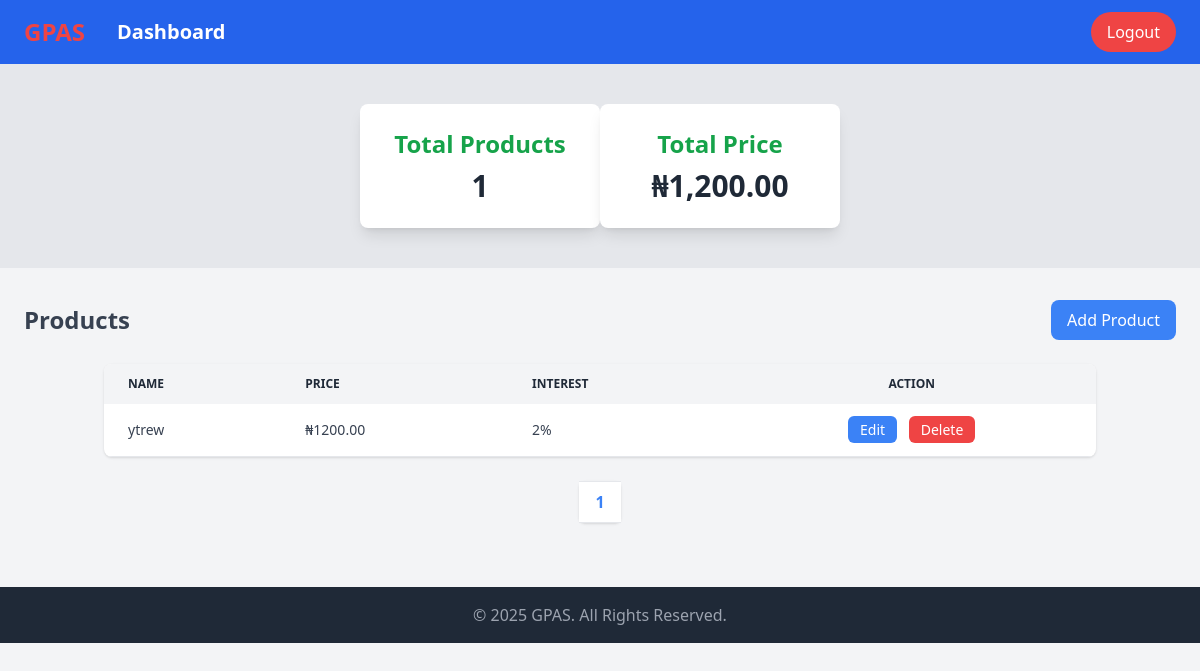
The app's page /dashboard.php (signed in) with its own data.
### tables this page shows
CREATE TABLE `products` (
  `id` int(11) NOT NULL,
  `user_id` int(11) NOT NULL,
  `product_name` varchar(255) NOT NULL,
  `product_price` decimal(10,2) DEFAULT NULL,
  `interest_rate` varchar(50) DEFAULT NULL
);

### dashboard.php (the view, shortened to what this page needs)
<?php
$conn = new mysqli('localhost', 'root', '', 'gpas');
$user_id = $_SESSION['user_id'];
$products_per_page = 5;
$current_page = isset($_GET['page']) ? (int)$_GET['page'] : 1;
$offset = ($current_page - 1) * $products_per_page;
$total_products_query = "SELECT COUNT(*) AS total_products FROM products WHERE user_id = $user_id";
$total_products_result = $conn->query($total_products_query);
$total_products = $total_products_result->fetch_assoc()['total_products'];
$sql = "SELECT * FROM products WHERE user_id = $user_id LIMIT $products_per_page OFFSET $offset";
$result = $conn->query($sql);
$total_pages = ceil($total_products / $products_per_page);
$total_price_query = "SELECT SUM(product_price) AS total_price FROM products WHERE user_id = $user_id";
$total_price_result = $conn->query($total_price_query);
$total_price = $total_price_result->fetch_assoc()['total_price'] ?? 0;
?>
<!DOCTYPE html>
<html lang="en">
<head>
    <script src="https://cdn.tailwindcss.com"></script>
</head>
<body class="bg-gray-100 text-gray-800 font-sans">
    <header class="bg-blue-600 text-white">
        <nav class="w-full flex flex-col md:flex-row justify-between items-center px-6 py-3">
            <div class="flex flex-col md:flex-row gap-4 md:gap-8 items-center">
                <h1 class="text-2xl font-bold text-red-500">
                    <a href="index.php">GPAS</a>
                </h1>
                <div>
                    <a href="dashboard.php" class="text-xl font-bold">Dashboard</a>
                </div>
            </div>
            <a href="logout.php" class="mt-4 md:mt-0 bg-red-500 hover:bg-red-600 text-white px-4 py-2 rounded-full">Logout</a>
        </nav>
    </header>
    <section class="flex flex-col md:flex-row justify-evenly bg-gray-200">
        <div class="py-10 flex flex-col md:flex-row items-center justify-around">
            <div class="bg-white shadow-lg rounded-lg p-6 w-60 text-center mb-4 md:mb-0">
                <h2 class="text-2xl font-semibold mb-2 text-green-600">Total Products</h2>
                <p class="text-3xl font-bold"><?php echo $result->num_rows; ?></p>
            </div>
            <div class="bg-white shadow-lg rounded-lg p-6 w-60 text-center">
                <h2 class="text-2xl font-semibold mb-2 text-green-600">Total Price</h2>
                <p class="text-3xl font-bold">₦<?php echo number_format($total_price, 2); ?></p>
            </div>
        </div>
    </section>
    <section class="py-8">
        <div class="flex items-center justify-between px-6">
            <h2 class="text-2xl font-bold text-gray-700">Products</h2>
            <a href="add.php" class="bg-blue-500 text-white px-4 py-2 rounded-lg hover:bg-blue-600">Add Product</a>
        </div>
        <div class="container mx-auto px-4 mt-6">
            <div class="overflow-x-auto bg-white shadow rounded-lg">
                <table class="w-full text-sm text-left text-gray-700">
                    <thead class="bg-gray-100 text-gray-800 text-xs uppercase">
                        <tr>
                            <th class="px-6 py-3">Name</th>
                            <th class="px-6 py-3">Price</th>
                            <th class="px-6 py-3">Interest</th>
                            <th class="px-6 py-3 text-center">Action</th>
                        </tr>
                    </thead>
                    <tbody>
                        <?php if ($result->num_rows > 0): ?>
                            <?php while ($row = $result->fetch_assoc()): ?>
                                <tr class="border-b hover:bg-gray-50">
                                    <td class="px-6 py-4"><?php echo htmlspecialchars($row['product_name']); ?></td>
                                    <td class="px-6 py-4">₦<?php echo htmlspecialchars($row['product_price']); ?></td>
                                    <td class="px-6 py-4"><?php echo htmlspecialchars($row['interest_rate'] ?? 0); ?>%</td>
                                    <td class="px-6 py-4 text-center">
                                        <a href="edit.php?id=<?php echo $row['id']; ?>" class="bg-blue-500 text-white px-3 py-1 rounded-md mr-2 hover:bg-blue-600">Edit</a>
                                        <a href="delete.php?id=<?php echo $row['id']; ?>" class="bg-red-500 text-white px-3 py-1 rounded-md hover:bg-red-600" onclick="return confirm('Are you sure you want to delete this product?')">Delete</a>
                                    </td>
                                </tr>
                            <?php endwhile; ?>
                        <?php else: ?>
                            <tr>
                                <td colspan="4" class="px-6 py-4 text-center text-gray-500">No products found.</td>
                            </tr>
                        <?php endif; ?>
                    </tbody>
                </table>
            </div>
            <div class="flex justify-center mt-6">
                <nav class="inline-flex rounded-md shadow">
                    <?php for ($i = 1; $i <= $total_pages; $i++): ?>
                        <a href="dashboard.php?page=<?php echo $i; ?>" class="px-4 py-2 bg-white border-t border-b border-gray-200 text-blue-500 hover:bg-gray-100 <?php echo ($i == $current_page) ? 'font-bold bg-gray-100' : ''; ?>">
                            <?php echo $i; ?>
                        </a>
                    <?php endfor; ?>
                </nav>
            </div>
        </div>
    </section>
    <footer class="bg-gray-800 text-gray-400 py-4 mt-8 text-center">
        <p>&copy; 2025 GPAS. All Rights Reserved.</p>
    </footer>
</body>
</html>

### records on screen
products: product_name "ytrew", product_price "1200.00", interest_rate "2"

### other values on screen
$result->num_rows "1"
$total_price "1,200.00"
